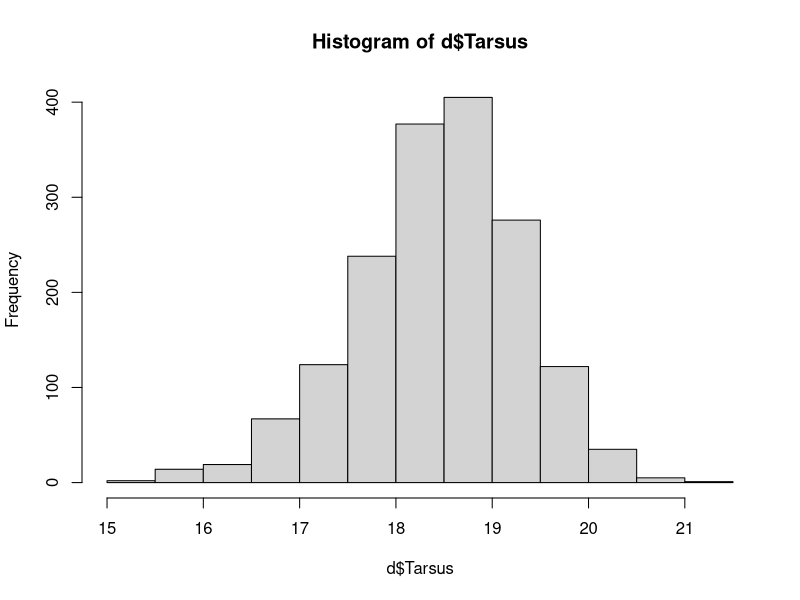
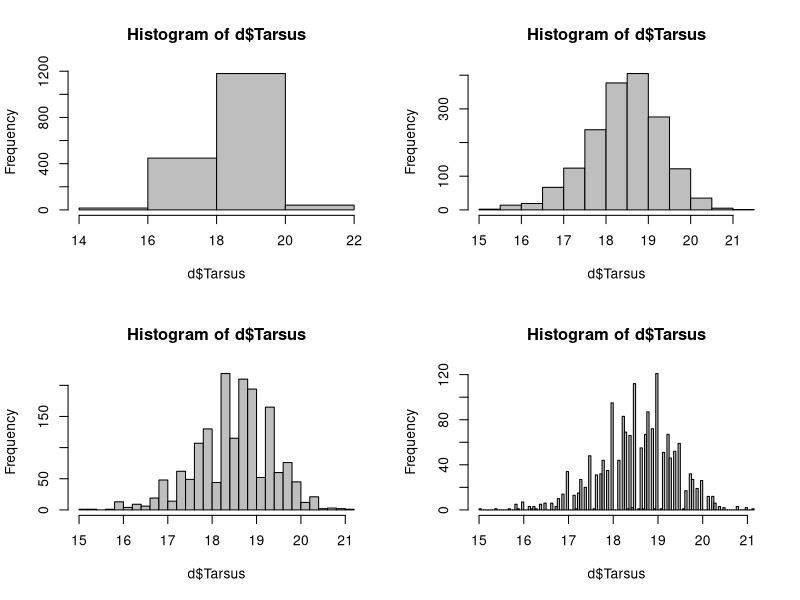
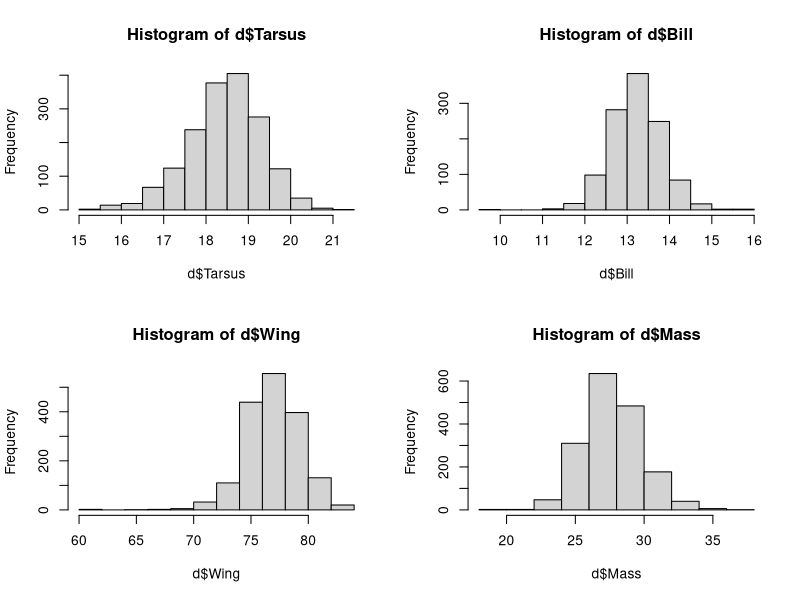
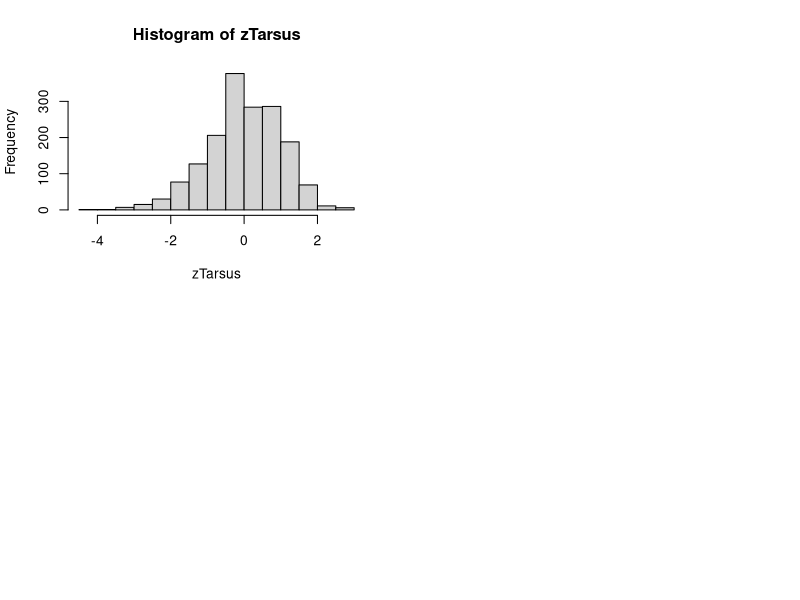
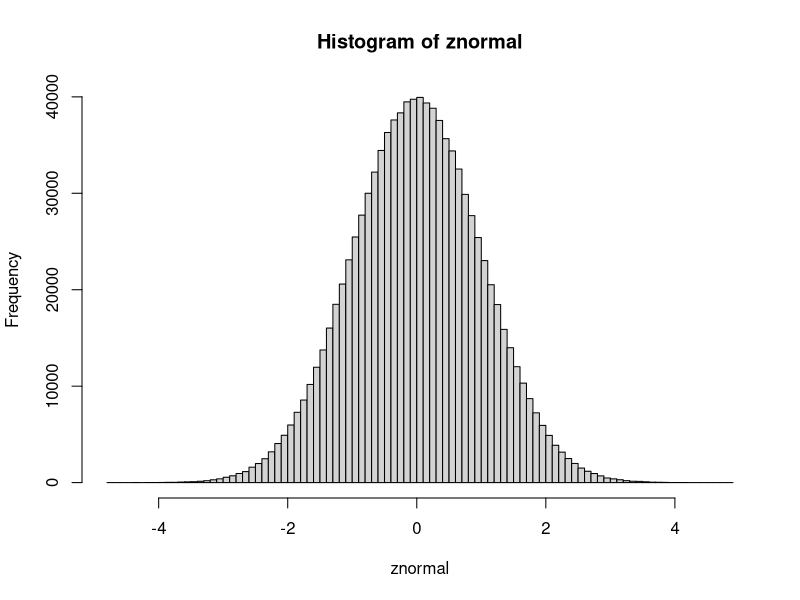
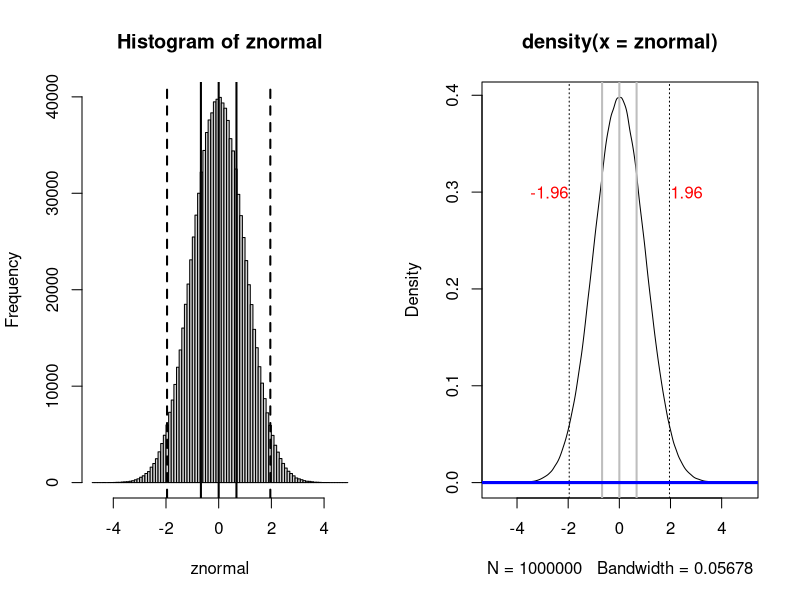
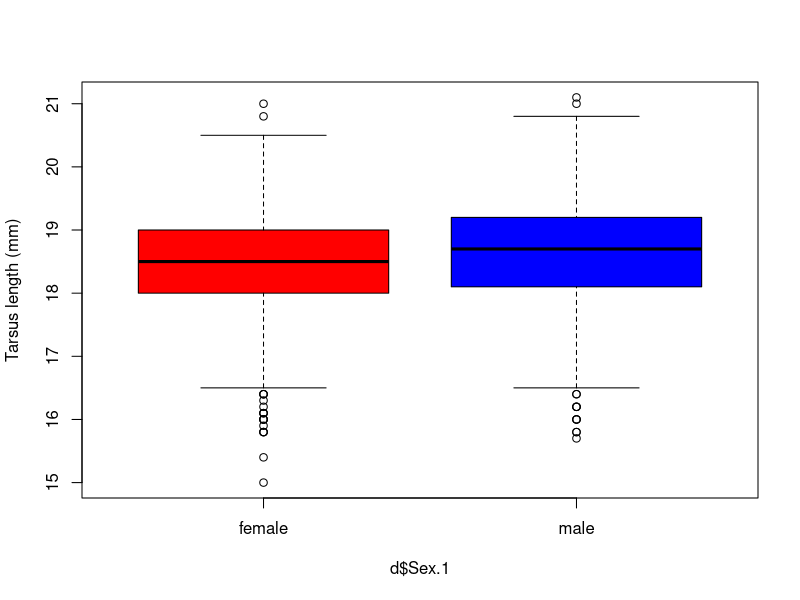

The R script that drew these images, in order:

#Author: Ruth Keane (ruth.keane19@imperial.ac.uk)
#Script: ho2.R
#Desc: distributions
#Arguments: none
#Input: none
#Output: none
#Date: Oct 2019
#install.packages("lme4") 	
#library(lme4) 	
#require(lme4) 	
rm(list=ls())
graphics.off()

d<-read.table("../Data/SparrowSize.txt", header=TRUE)
str(d)
### lundi dataset. very isolated popuation. can record fitness which is rare.
#statistics - sample some to infer things about population. measure of uncertainty- how sure are we!
#complete population -- not possible. 
#variance is important- min/max or spread necessary
#cohort. when new. 
#sex-both integer or word
#year of cohort- year 2001-info about age but only relative to capture year
  #so may need treating as fators
#sex - treating as factors useful 
names(d)

head(d)
length(d$Tarsus)
hist(d$Tarsus)
#measures on centrality
mean(d$Tarsus,na.rm=TRUE)
median(d$Tarsus,na.rm=TRUE)
mode(d$Tarsus)

##mode difficult to clculate in continous dataset- as repeated unlikely
#measures of variation
#IQR, the value to which a given percent of data are <=  
#range
#variance-for all values, calc difference from mean (squared), / n+1
par(mfrow=c(2,2))
hist(d$Tarsus, breaks=3, col="grey")
hist(d$Tarsus, breaks=10, col="grey")
hist(d$Tarsus, breaks=30, col="grey")
hist(d$Tarsus, breaks=100, col="grey")

#source("http://bioconductor.org/biocLite.R")
#biocLite("genefilter")
#if (!requireNamespace("BiocManager", quietly = TRUE))
#  install.packages("BiocManager")

#summary stats at start of results section needed- central and measurement
#bil, mass, wilng length= mean var and sd. plot all 4 in a multi planel figure
mean(d$Bill,na.rm=TRUE)
mean(d$Mass,na.rm=TRUE)
mean(d$Wing,na.rm=TRUE)
var(d$Bill,na.rm=TRUE)
var(d$Mass,na.rm=TRUE)
var(d$Wing,na.rm=TRUE)
sd(d$Bill,na.rm=TRUE)
sd(d$Mass,na.rm=TRUE)
sd(d$Wing,na.rm=TRUE)
graphics.off()
par(mfrow=c(2,2))
hist(d$Tarsus)
hist(d$Bill)
hist(d$Wing)
hist(d$Mass)
#sum of squares
d2<-subset(d, d$Tarsus!="NA")
#na.rm is another way 
zTarsus <- (d2$Tarsus - mean(d2$Tarsus))/sd(d2$Tarsus)
zTarsus
var(zTarsus)
sd(zTarsus)
hist(zTarsus)
set.seed(123)
dev.off()
znormal<-rnorm(1e+06)
hist(znormal,breaks=100)
q<-qnorm(c(0.025,0.975))
#
pnorm(q)
#gets probability of getting above 
graphics.off()
par(mfrow=c(1,2))
hist(znormal, breaks=100)
abline(v=qnorm(c(0.25,0.5,0.75)),lwd=2)
abline(v=qnorm(c(0.025,0.975)),lwd=2,lty="dashed")


plot(density(znormal))
abline(v=qnorm(c(0.25,0.5,0.75)),lwd=2,col="gray")
abline(v=qnorm(c(0.025,0.975)),lty="dotted",col="black")
abline(h=0, lwd=3, col="blue")
text(2, 0.3, "1.96", col="red", adj=0)
text(-2,0.3,"-1.96", col="red", adj=1)
graphics.off()
boxplot(d$Tarsus~d$Sex.1, col = c("red", "blue"), ylab="Tarsus length (mm)")
###standardising vectors???? missed this bit 

##types of data- continuges vs discrete. continous can do better statistics. 
##z distribtution subset (of normAL???) where mean is 0, sd -=1
##0s can mean different things! not seen or actually not there
#dusrete or numerical - can be binomial. working out how to measure numerically is important. eg sex= 0 /1 absent or present

##giving things numbers doesn#y work if there are more than 2 - eg green blue red. if 1,2,3 then saying that red more different to geen than blue
##categoical can be ranked or norminal (but don't use as response varibale in project!)
#year
#non-parametric tests exist but really difficult!!!